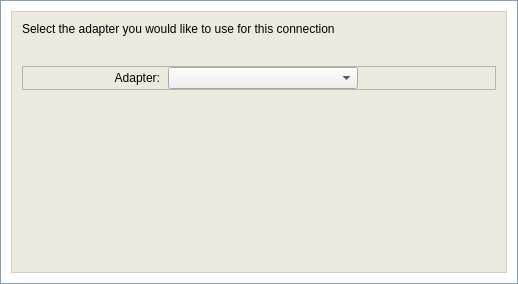
<ui version="4.0" >
 <class>Form</class>
 <widget class="QWidget" name="Form" >
  <property name="geometry" >
   <rect>
    <x>0</x>
    <y>0</y>
    <width>518</width>
    <height>284</height>
   </rect>
  </property>
  <property name="sizePolicy" >
   <sizepolicy vsizetype="Fixed" hsizetype="Fixed" >
    <horstretch>0</horstretch>
    <verstretch>0</verstretch>
   </sizepolicy>
  </property>
  <property name="minimumSize" >
   <size>
    <width>518</width>
    <height>284</height>
   </size>
  </property>
  <property name="maximumSize" >
   <size>
    <width>496</width>
    <height>262</height>
   </size>
  </property>
  <property name="windowTitle" >
   <string>Form</string>
  </property>
  <layout class="QVBoxLayout" >
   <property name="spacing" >
    <number>0</number>
   </property>
   <property name="leftMargin" >
    <number>0</number>
   </property>
   <property name="topMargin" >
    <number>0</number>
   </property>
   <property name="rightMargin" >
    <number>0</number>
   </property>
   <property name="bottomMargin" >
    <number>0</number>
   </property>
   <item>
    <widget class="QFrame" name="frameOuterCosmetic" >
     <property name="sizePolicy" >
      <sizepolicy vsizetype="Fixed" hsizetype="Preferred" >
       <horstretch>0</horstretch>
       <verstretch>0</verstretch>
      </sizepolicy>
     </property>
     <property name="minimumSize" >
      <size>
       <width>16</width>
       <height>284</height>
      </size>
     </property>
     <property name="maximumSize" >
      <size>
       <width>16777215</width>
       <height>284</height>
      </size>
     </property>
     <property name="palette" >
      <palette>
       <active>
        <colorrole role="WindowText" >
         <brush brushstyle="SolidPattern" >
          <color alpha="255" >
           <red>127</red>
           <green>157</green>
           <blue>185</blue>
          </color>
         </brush>
        </colorrole>
        <colorrole role="Base" >
         <brush brushstyle="SolidPattern" >
          <color alpha="255" >
           <red>255</red>
           <green>255</green>
           <blue>255</blue>
          </color>
         </brush>
        </colorrole>
        <colorrole role="Window" >
         <brush brushstyle="SolidPattern" >
          <color alpha="255" >
           <red>255</red>
           <green>255</green>
           <blue>255</blue>
          </color>
         </brush>
        </colorrole>
       </active>
       <inactive>
        <colorrole role="WindowText" >
         <brush brushstyle="SolidPattern" >
          <color alpha="255" >
           <red>127</red>
           <green>157</green>
           <blue>185</blue>
          </color>
         </brush>
        </colorrole>
        <colorrole role="Base" >
         <brush brushstyle="SolidPattern" >
          <color alpha="255" >
           <red>255</red>
           <green>255</green>
           <blue>255</blue>
          </color>
         </brush>
        </colorrole>
        <colorrole role="Window" >
         <brush brushstyle="SolidPattern" >
          <color alpha="255" >
           <red>255</red>
           <green>255</green>
           <blue>255</blue>
          </color>
         </brush>
        </colorrole>
       </inactive>
       <disabled>
        <colorrole role="WindowText" >
         <brush brushstyle="SolidPattern" >
          <color alpha="255" >
           <red>127</red>
           <green>127</green>
           <blue>127</blue>
          </color>
         </brush>
        </colorrole>
        <colorrole role="Base" >
         <brush brushstyle="SolidPattern" >
          <color alpha="255" >
           <red>255</red>
           <green>255</green>
           <blue>255</blue>
          </color>
         </brush>
        </colorrole>
        <colorrole role="Window" >
         <brush brushstyle="SolidPattern" >
          <color alpha="255" >
           <red>255</red>
           <green>255</green>
           <blue>255</blue>
          </color>
         </brush>
        </colorrole>
       </disabled>
      </palette>
     </property>
     <property name="autoFillBackground" >
      <bool>true</bool>
     </property>
     <property name="frameShape" >
      <enum>QFrame::Box</enum>
     </property>
     <property name="frameShadow" >
      <enum>QFrame::Plain</enum>
     </property>
     <layout class="QVBoxLayout" >
      <property name="spacing" >
       <number>10</number>
      </property>
      <property name="leftMargin" >
       <number>10</number>
      </property>
      <property name="topMargin" >
       <number>10</number>
      </property>
      <property name="rightMargin" >
       <number>10</number>
      </property>
      <property name="bottomMargin" >
       <number>10</number>
      </property>
      <item>
       <widget class="QFrame" name="frame" >
        <property name="palette" >
         <palette>
          <active>
           <colorrole role="WindowText" >
            <brush brushstyle="SolidPattern" >
             <color alpha="255" >
              <red>208</red>
              <green>208</green>
              <blue>191</blue>
             </color>
            </brush>
           </colorrole>
           <colorrole role="Base" >
            <brush brushstyle="SolidPattern" >
             <color alpha="255" >
              <red>255</red>
              <green>255</green>
              <blue>255</blue>
             </color>
            </brush>
           </colorrole>
           <colorrole role="Window" >
            <brush brushstyle="SolidPattern" >
             <color alpha="255" >
              <red>236</red>
              <green>234</green>
              <blue>223</blue>
             </color>
            </brush>
           </colorrole>
          </active>
          <inactive>
           <colorrole role="WindowText" >
            <brush brushstyle="SolidPattern" >
             <color alpha="255" >
              <red>208</red>
              <green>208</green>
              <blue>191</blue>
             </color>
            </brush>
           </colorrole>
           <colorrole role="Base" >
            <brush brushstyle="SolidPattern" >
             <color alpha="255" >
              <red>255</red>
              <green>255</green>
              <blue>255</blue>
             </color>
            </brush>
           </colorrole>
           <colorrole role="Window" >
            <brush brushstyle="SolidPattern" >
             <color alpha="255" >
              <red>236</red>
              <green>234</green>
              <blue>223</blue>
             </color>
            </brush>
           </colorrole>
          </inactive>
          <disabled>
           <colorrole role="WindowText" >
            <brush brushstyle="SolidPattern" >
             <color alpha="255" >
              <red>118</red>
              <green>116</green>
              <blue>108</blue>
             </color>
            </brush>
           </colorrole>
           <colorrole role="Base" >
            <brush brushstyle="SolidPattern" >
             <color alpha="255" >
              <red>236</red>
              <green>234</green>
              <blue>223</blue>
             </color>
            </brush>
           </colorrole>
           <colorrole role="Window" >
            <brush brushstyle="SolidPattern" >
             <color alpha="255" >
              <red>236</red>
              <green>234</green>
              <blue>223</blue>
             </color>
            </brush>
           </colorrole>
          </disabled>
         </palette>
        </property>
        <property name="autoFillBackground" >
         <bool>true</bool>
        </property>
        <property name="frameShape" >
         <enum>QFrame::Box</enum>
        </property>
        <property name="frameShadow" >
         <enum>QFrame::Plain</enum>
        </property>
        <layout class="QVBoxLayout" >
         <property name="spacing" >
          <number>10</number>
         </property>
         <property name="leftMargin" >
          <number>10</number>
         </property>
         <property name="topMargin" >
          <number>10</number>
         </property>
         <property name="rightMargin" >
          <number>10</number>
         </property>
         <property name="bottomMargin" >
          <number>10</number>
         </property>
         <item>
          <widget class="QLabel" name="labelMessage" >
           <property name="palette" >
            <palette>
             <active>
              <colorrole role="WindowText" >
               <brush brushstyle="SolidPattern" >
                <color alpha="255" >
                 <red>0</red>
                 <green>0</green>
                 <blue>0</blue>
                </color>
               </brush>
              </colorrole>
             </active>
             <inactive>
              <colorrole role="WindowText" >
               <brush brushstyle="SolidPattern" >
                <color alpha="255" >
                 <red>0</red>
                 <green>0</green>
                 <blue>0</blue>
                </color>
               </brush>
              </colorrole>
             </inactive>
             <disabled>
              <colorrole role="WindowText" >
               <brush brushstyle="SolidPattern" >
                <color alpha="255" >
                 <red>118</red>
                 <green>116</green>
                 <blue>108</blue>
                </color>
               </brush>
              </colorrole>
             </disabled>
            </palette>
           </property>
           <property name="font" >
            <font>
             <family>Arial</family>
             <pointsize>9</pointsize>
            </font>
           </property>
           <property name="text" >
            <string>Select the adapter you would like to use for this connection</string>
           </property>
           <property name="wordWrap" >
            <bool>true</bool>
           </property>
          </widget>
         </item>
         <item>
          <spacer>
           <property name="orientation" >
            <enum>Qt::Vertical</enum>
           </property>
           <property name="sizeType" >
            <enum>QSizePolicy::Fixed</enum>
           </property>
           <property name="sizeHint" >
            <size>
             <width>20</width>
             <height>20</height>
            </size>
           </property>
          </spacer>
         </item>
         <item>
          <widget class="QFrame" name="frame_2" >
           <property name="sizePolicy" >
            <sizepolicy vsizetype="Fixed" hsizetype="Expanding" >
             <horstretch>0</horstretch>
             <verstretch>0</verstretch>
            </sizepolicy>
           </property>
           <property name="frameShape" >
            <enum>QFrame::StyledPanel</enum>
           </property>
           <property name="frameShadow" >
            <enum>QFrame::Raised</enum>
           </property>
           <layout class="QHBoxLayout" >
            <property name="spacing" >
             <number>8</number>
            </property>
            <property name="leftMargin" >
             <number>0</number>
            </property>
            <property name="topMargin" >
             <number>0</number>
            </property>
            <property name="rightMargin" >
             <number>0</number>
            </property>
            <property name="bottomMargin" >
             <number>0</number>
            </property>
            <item>
             <spacer>
              <property name="orientation" >
               <enum>Qt::Horizontal</enum>
              </property>
              <property name="sizeType" >
               <enum>QSizePolicy::Expanding</enum>
              </property>
              <property name="sizeHint" >
               <size>
                <width>30</width>
                <height>20</height>
               </size>
              </property>
             </spacer>
            </item>
            <item>
             <widget class="QLabel" name="labelAdapter" >
              <property name="sizePolicy" >
               <sizepolicy vsizetype="Fixed" hsizetype="Fixed" >
                <horstretch>0</horstretch>
                <verstretch>0</verstretch>
               </sizepolicy>
              </property>
              <property name="minimumSize" >
               <size>
                <width>110</width>
                <height>22</height>
               </size>
              </property>
              <property name="maximumSize" >
               <size>
                <width>110</width>
                <height>22</height>
               </size>
              </property>
              <property name="palette" >
               <palette>
                <active>
                 <colorrole role="WindowText" >
                  <brush brushstyle="SolidPattern" >
                   <color alpha="255" >
                    <red>0</red>
                    <green>0</green>
                    <blue>0</blue>
                   </color>
                  </brush>
                 </colorrole>
                </active>
                <inactive>
                 <colorrole role="WindowText" >
                  <brush brushstyle="SolidPattern" >
                   <color alpha="255" >
                    <red>0</red>
                    <green>0</green>
                    <blue>0</blue>
                   </color>
                  </brush>
                 </colorrole>
                </inactive>
                <disabled>
                 <colorrole role="WindowText" >
                  <brush brushstyle="SolidPattern" >
                   <color alpha="255" >
                    <red>127</red>
                    <green>127</green>
                    <blue>127</blue>
                   </color>
                  </brush>
                 </colorrole>
                </disabled>
               </palette>
              </property>
              <property name="font" >
               <font>
                <family>Arial</family>
                <pointsize>9</pointsize>
               </font>
              </property>
              <property name="text" >
               <string>Adapter:</string>
              </property>
              <property name="alignment" >
               <set>Qt::AlignRight|Qt::AlignTrailing|Qt::AlignVCenter</set>
              </property>
             </widget>
            </item>
            <item>
             <widget class="QComboBox" name="comboBoxAdapter" >
              <property name="sizePolicy" >
               <sizepolicy vsizetype="Fixed" hsizetype="Fixed" >
                <horstretch>0</horstretch>
                <verstretch>0</verstretch>
               </sizepolicy>
              </property>
              <property name="minimumSize" >
               <size>
                <width>190</width>
                <height>22</height>
               </size>
              </property>
              <property name="maximumSize" >
               <size>
                <width>16777215</width>
                <height>22</height>
               </size>
              </property>
              <property name="font" >
               <font>
                <family>Arial</family>
                <pointsize>9</pointsize>
               </font>
              </property>
             </widget>
            </item>
            <item>
             <spacer>
              <property name="orientation" >
               <enum>Qt::Horizontal</enum>
              </property>
              <property name="sizeType" >
               <enum>QSizePolicy::Fixed</enum>
              </property>
              <property name="sizeHint" >
               <size>
                <width>110</width>
                <height>20</height>
               </size>
              </property>
             </spacer>
            </item>
            <item>
             <spacer>
              <property name="orientation" >
               <enum>Qt::Horizontal</enum>
              </property>
              <property name="sizeType" >
               <enum>QSizePolicy::Expanding</enum>
              </property>
              <property name="sizeHint" >
               <size>
                <width>30</width>
                <height>20</height>
               </size>
              </property>
             </spacer>
            </item>
           </layout>
          </widget>
         </item>
         <item>
          <spacer>
           <property name="orientation" >
            <enum>Qt::Vertical</enum>
           </property>
           <property name="sizeHint" >
            <size>
             <width>20</width>
             <height>40</height>
            </size>
           </property>
          </spacer>
         </item>
        </layout>
       </widget>
      </item>
     </layout>
    </widget>
   </item>
  </layout>
 </widget>
 <resources/>
 <connections/>
</ui>
